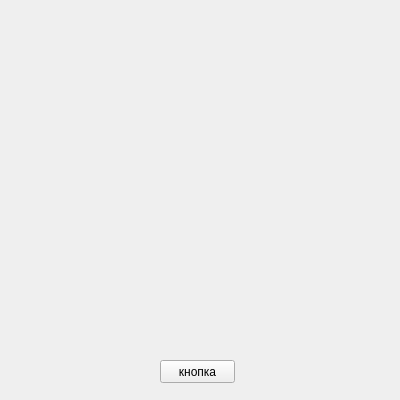
<?xml version="1.0" encoding="UTF-8"?>
<ui version="4.0">
 <class>Form</class>
 <widget class="QWidget" name="Form">
  <property name="geometry">
   <rect>
    <x>0</x>
    <y>0</y>
    <width>400</width>
    <height>400</height>
   </rect>
  </property>
  <property name="minimumSize">
   <size>
    <width>400</width>
    <height>400</height>
   </size>
  </property>
  <property name="maximumSize">
   <size>
    <width>400</width>
    <height>400</height>
   </size>
  </property>
  <property name="windowTitle">
   <string>Form</string>
  </property>
  <widget class="QPushButton" name="pushButton">
   <property name="geometry">
    <rect>
     <x>160</x>
     <y>360</y>
     <width>75</width>
     <height>23</height>
    </rect>
   </property>
   <property name="text">
    <string>кнопка</string>
   </property>
  </widget>
 </widget>
 <resources/>
 <connections/>
</ui>
